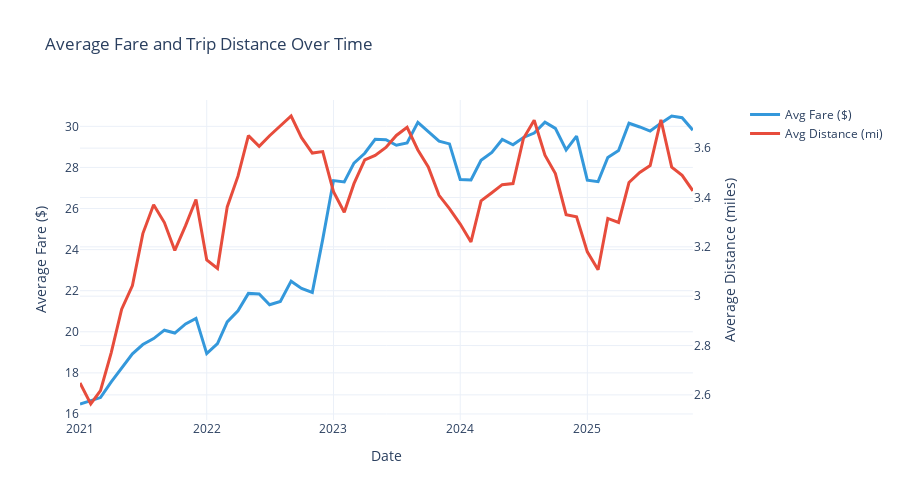

The code cell stored with this chart in its notebook:
### Markdown cell above
## 3. Average Fare and Distance (Dual Axis)

### Code cell
fig = make_subplots(specs=[[{'secondary_y': True}]])

fig.add_trace(
    go.Scatter(
        x=df_pd['date'],
        y=df_pd['avg_fare'],
        name='Avg Fare ($)',
        line=dict(color='#3498DB', width=3)
    ),
    secondary_y=False
)

fig.add_trace(
    go.Scatter(
        x=df_pd['date'],
        y=df_pd['avg_distance'],
        name='Avg Distance (mi)',
        line=dict(color='#E74C3C', width=3)
    ),
    secondary_y=True
)

fig.update_layout(
    title='Average Fare and Trip Distance Over Time',
    template='plotly_white',
    hovermode='x unified',
    height=500
)
fig.update_xaxes(title_text='Date')
fig.update_yaxes(title_text='Average Fare ($)', secondary_y=False)
fig.update_yaxes(title_text='Average Distance (miles)', secondary_y=True)

fig.show()

fig.write_html('outputs/avg_fare_distance.html')
print('✓ Saved: avg_fare_distance.html')
